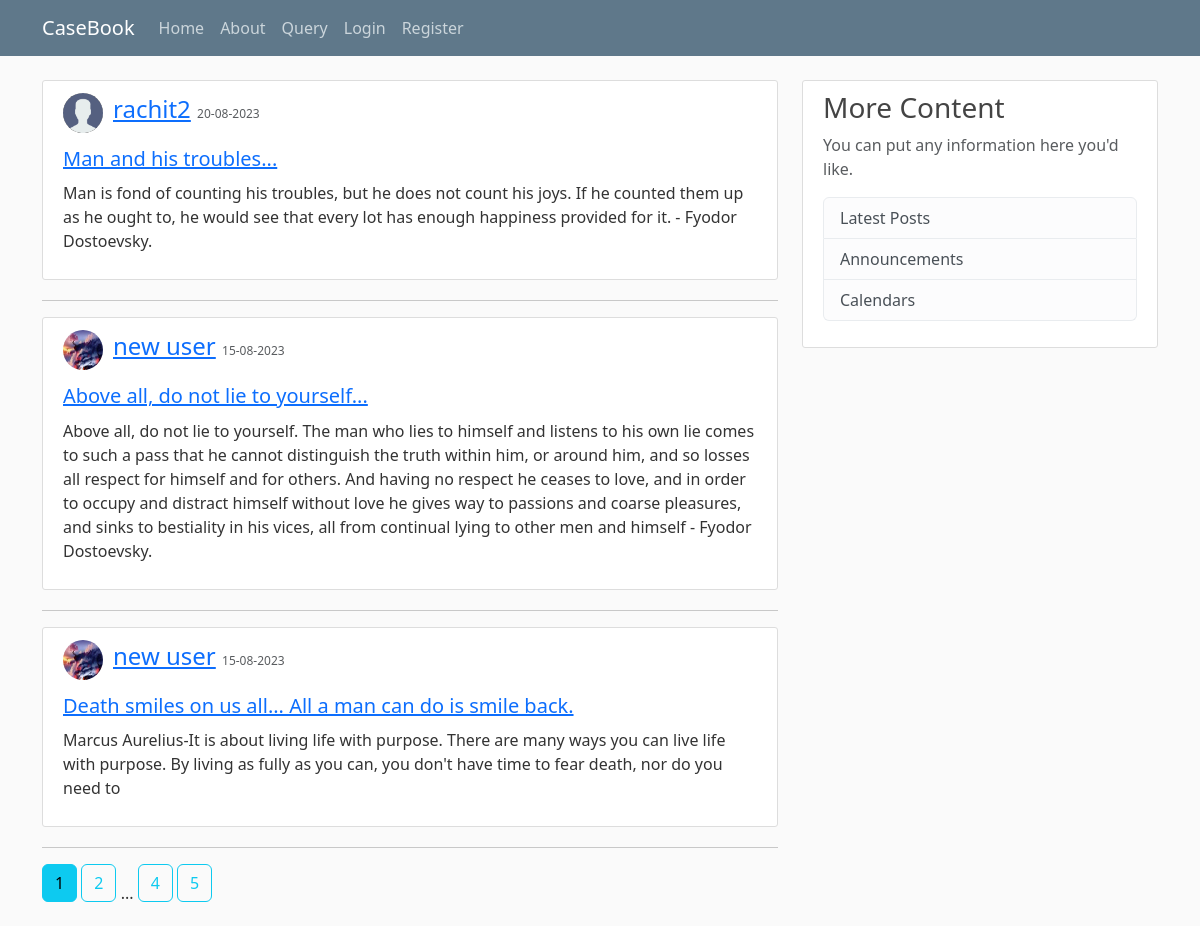
Page /home on the earlier database version.
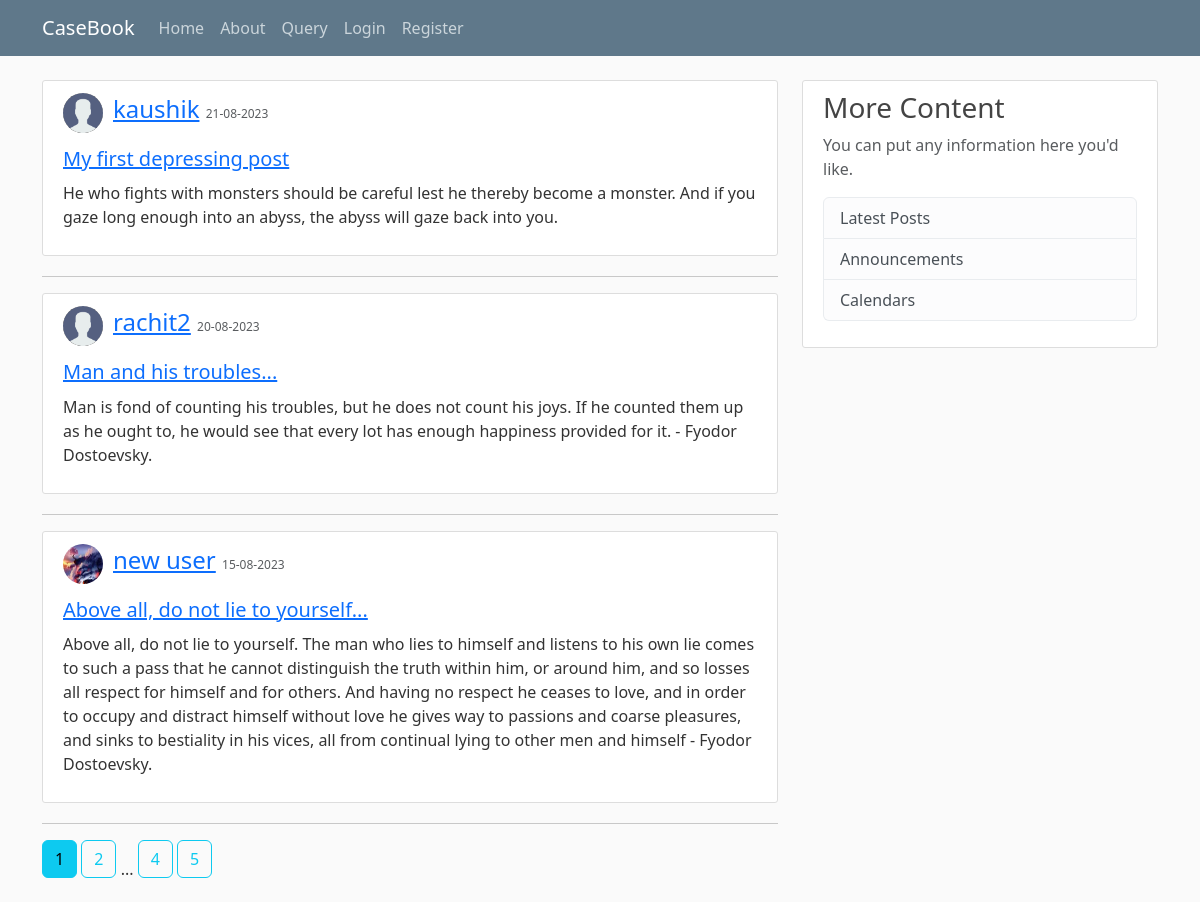
Same page on the later database version.
### blogsite/models.py (models this page shows, shortened)
class Post(db.Model):
    id = db.Column(db.Integer, primary_key=True)
    title = db.Column(db.String(50), nullable=False)
    date_posted = db.Column(db.DateTime, nullable=False, default=datetime.utcnow)
    content = db.Column(db.Text, nullable=False)
    user_id = db.Column(db.Integer, db.ForeignKey('user.id'), nullable=False)

class User(db.Model, UserMixin):
    id = db.Column(db.Integer, primary_key=True)
    username = db.Column(db.String(20), unique=True, nullable=False)
    email = db.Column(db.String(100), unique=True, nullable=False)
    img_file = db.Column(db.String(20), nullable=False, default='default.jpeg')
    password = db.Column(db.String(60), nullable=False)
    posts = db.relationship('Post', backref='author', lazy=True)

### blogsite/main/routes.py (the view)
@main.route('/')
@main.route('/home')
def home():
    page = request.args.get(key='page',default=1,type=int)
    posts = Post.query.order_by(Post.date_posted.desc()).paginate(per_page=3)
    return render_template('home.html',posts=posts,page_title='CaseBook')

### blogsite/templates/home.html
{% extends "layout.html" %}
{% block page_content %}
{% for post in posts.items %}
<article class="media content-section">
  <div class="d-flex align-items-center">
    <img class="img-fluid rounded-circle article-img mr-3"
      src="{{ url_for('static',filename='profile_pic/'+post.author.img_file) }}" alt="Profile Photo of author">
    <div style="margin-left: 10px;">
      <div class="article-metadata">
        <a class="mr-2" href="{{ url_for('users.user_posts',username=post.author.username) }}">{{ post.author.username }}</a>
        <small class="text-muted" style="font-size: 0.75rem;">{{ post.date_posted.strftime('%d-%m-%Y') }}</small>
      </div>
    </div>
  </div>
  <div class="media-body">
    <h2><a class="article-title" href="{{ url_for('posts.post',post_id=post.id) }}">{{ post.title }}</a></h2>
    <p class="article-content">{{ post.content }}</p>
  </div>
</article>
<hr>
{% endfor %}
{% for page_num in posts.iter_pages(left_edge=2, right_edge=2, left_current=1, right_current=1) %}
  {% if page_num %}
    {% if posts.page==page_num %}
      <a class="btn btn-info mb-4" href="{{ url_for('main.home',page=page_num) }}">{{ page_num }}</a>
    {% else %}
      <a class="btn btn-outline-info mb-4" href="{{ url_for('main.home',page=page_num) }}">{{ page_num }}</a>
    {% endif %}
  {% else %}
  ...
  {% endif %}
{% endfor %}
{% endblock page_content %}

### blogsite/templates/layout.html (shortened to what this page needs)
<!DOCTYPE html>
<html lang="en">
<head>
    <link href="https://cdn.jsdelivr.net/npm/bootstrap@5.3.1/dist/css/bootstrap.min.css" rel="stylesheet">
    <link rel="stylesheet" type="text/css" href="{{ url_for('static', filename='temp_style.css') }}">
</head>
<body>
    <header class="site-header">
        <nav class="navbar navbar-expand-md navbar-dark bg-steel fixed-top">
          <div class="container">
            <a class="navbar-brand mr-4" href="/">CaseBook</a>
            <div class="collapse navbar-collapse" id="navbarToggle">
              <div class="navbar-nav mr-auto">
                <a class="nav-item nav-link" href="{{ url_for('main.home') }}">Home</a>
                <a class="nav-item nav-link" href="{{ url_for('main.about') }}">About</a>
                <a class="nav-item nav-link" href="{{ url_for('users.query') }}">Query</a>
              </div>
              <div class="navbar-nav">
                {% if current_user.is_authenticated %}
                  <a class="nav-item nav-link" href="{{ url_for('posts.new_post') }}">New Post</a>
                  <a class="nav-item nav-link" href="{{ url_for('users.account') }}">Account</a>
                  <a class="nav-item nav-link" href="{{ url_for('users.logout') }}">Logout</a>
                {% else %}
                  <a class="nav-item nav-link" href="{{ url_for('users.login') }}">Login</a>
                  <a class="nav-item nav-link" href="{{ url_for('users.register') }}">Register</a>
                {% endif %}
              </div>
            </div>
          </div>
        </nav>
    </header>
    <main role="main" class="container">
        <div class="row">
          <div class="col-md-8">
            {% block page_content %}{% endblock %}
          </div>
          <div class="col-md-4">
            <div class="content-section">
              <h3>More Content</h3>
              <p class='text-muted'>You can put any information here you'd like.
                <ul class="list-group">
                  <li class="list-group-item list-group-item-light">Latest Posts</li>
                  <li class="list-group-item list-group-item-light">Announcements</li>
                  <li class="list-group-item list-group-item-light">Calendars</li>
                </ul>
              </p>
            </div>
          </div>
        </div>
      </main>
</body>
</html>

### blogsite/static/temp_style.css (style rules this page uses)
body { background: #fafafa; color: #333333; margin-top: 5rem; }
h1, h2, h3, h4, h5, h6 { color: #444444; }
.bg-steel { background-color: #5f788a; }
.site-header .navbar-nav .nav-link { color: #cbd5db; }
.content-section { background: #ffffff; padding: 10px 20px; border: 1px solid #dddddd; border-radius: 3px; margin-bottom: 20px; }
.article-title { font-size: 1.25rem; }
.article-content { margin-top: 0.5rem; }
.article-img { height: 40px; width: 40px; }
.article-metadata { font-size: 1.5rem; margin-bottom: 0.5rem; }

Differences in the rows shown:
no longer on this page (row unchanged): Post: img_file (picture), author.username "new user", date_posted "15-08-2023", title "Death smiles on us all... All a man can do is smile back.", content "Marcus Aurelius-It is about living life with purpose. There are many ways you can live life with purpose. By living as fully as you can, you don't have time to fear death, nor do you need to"
added Post: img_file (placeholder picture), author.username "kaushik", date_posted "21-08-2023", title "My first depressing post", content "He who fights with monsters should be careful lest he thereby become a monster. And if you gaze long enough into an abyss, the abyss will gaze back into you."
